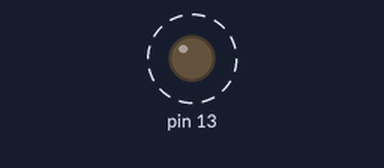
The sketch below on a simulated Arduino Uno, built with avr-gcc and run on an emulated ATmega328P. Shown: output pins drawn as LEDs (lit = HIGH). Dashed ring = blinking.

Above: at 0.5 s.
Timing chart, 0 to 4.6 s (numbered marks = the images above):
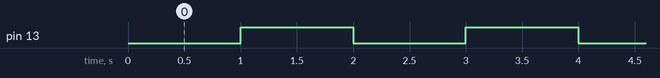

The sketch:

simple1.ino
```cpp
// (licence header left out)
// Инициируем переключатель светодиода - false
boolean toggle1 = 0;

void setup()
{
  pinMode(13, OUTPUT);
  cli(); // остановили прерывания

  // Очищаем биты регистров таймера
  TCCR1A = 0; // сбросили биты первого конфигурационного регистра
  TCCR1B = 0; // сбросили биты второго конфигурационного регистра
  TCNT1  = 0; // сбросили счетный регистр

  // Замечание: для использования режима СТС с целью получения интервала в одну
  //    секунду нужно определить два значения для размещения их в
  // регистрах таймера -
  //    предделитель подбираем равным 1024, что обеспечивает изменение
  // счетчика (счетного регистра) не по каждому такту контроллера, а по
  // прошествии 1024 тактов;
  //    значение счетчика определяем следующим образом за несколько шагов:

  // 1. Разрешение таймера = 1 / (тактовая частота контроллера / предделитель)

  // 2. Значение счетчика = интервал таймера / разрешение таймера - 1
  // (дополнительная единица добавляется к счетчику потому, что при совпадении
  // счетчика с заданным значением он сбросится в ноль. Сброс занимает один
  // тактовый период, который надо учесть в расчетах. Во многих случаях ошибка
  // в один период не слишком значима, но в высокоточных задачах она может быть
  // критичной.)

  // Разрешение таймера = 1 / (16000000 / 1024) = 0,000064 (cек)
  // Значение счетчика  = 1 / 0,000064 - 1      = 15624

  // Устанавливаем значение регистра сравнения для частоты на прерывание 1Гц
  OCR1A = 15624; // 1/(16000000/1024)-1 (должно быть <= 65535 = 2^16 степени-1)
  // Устанавливаем CTC режим для прерывания
  TCCR1B |= (1 << WGM12);
  // Устанавливаем биты для получения значения предделителя (prescaler) равного 1024
  TCCR1B |= (1 << CS12) | (1 << CS10);
  // Разрешаем прерывание первого таймера (канал А) по сравнению - СТС
  TIMSK1 |= (1 << OCIE1A);
  sei(); // разрешили прерывания
}

/**
 * Обработать прерывание по сравнению от первого счетчика на канале А
 * с частотой 1 Гц
**/
ISR(TIMER1_COMPA_vect)
{
  // Если переключатель включен, то переводим пин светодиода в
  // верхний уровень и сбрасываем переключатель
  if (toggle1)
  {
    digitalWrite(13,HIGH);
    toggle1 = 0;
  }
  // Если переключатель ВЫКЛ, то переводим пин светодиода в
  // НИЖНИЙ уровень и устанавливаем переключатель
  else
  {
    digitalWrite(13,LOW);
    toggle1 = 1;
  }
}

void loop()
{
}

// ************************************************************ simple1.ino ***
```

Measured:
- by itself, pin 13: alternates HIGH for 1.0 s and LOW for 1.0 s
